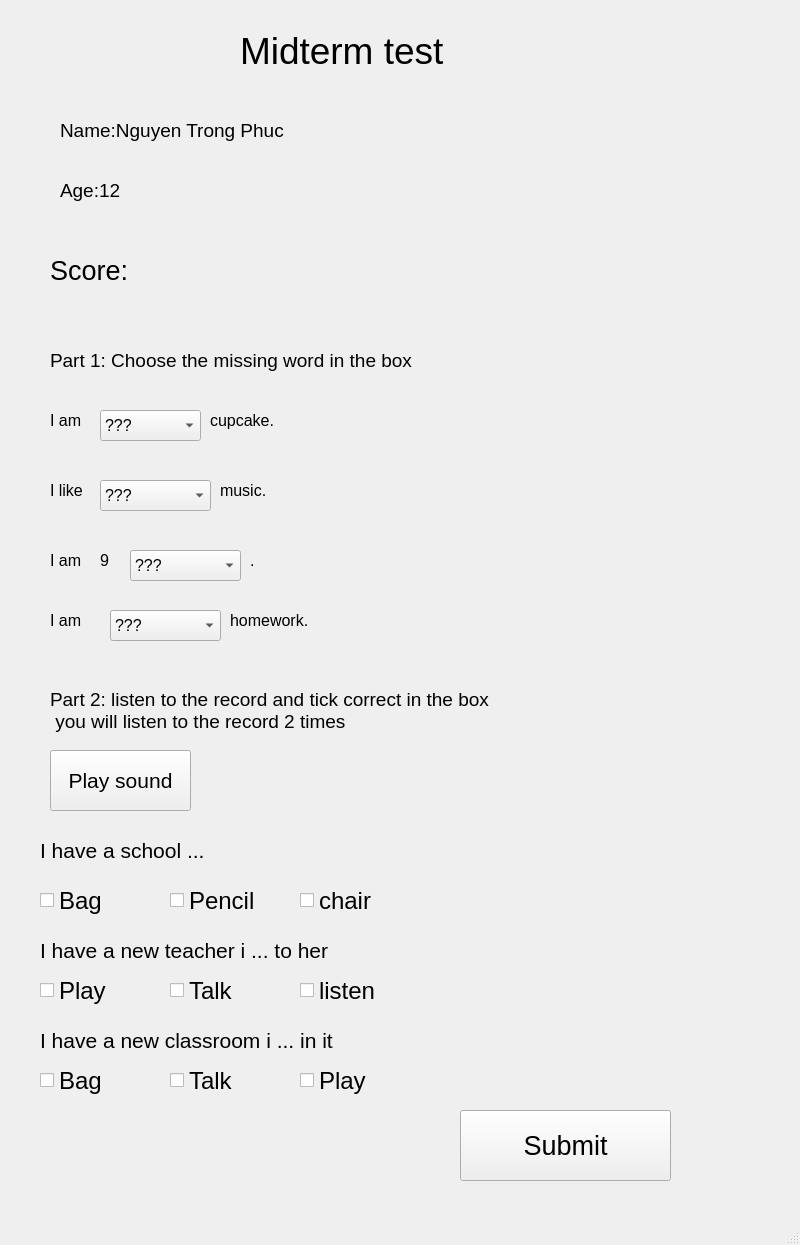
<?xml version="1.0" encoding="UTF-8"?>
<ui version="4.0">
 <class>MainWindow</class>
 <widget class="QMainWindow" name="MainWindow">
  <property name="geometry">
   <rect>
    <x>0</x>
    <y>0</y>
    <width>800</width>
    <height>1245</height>
   </rect>
  </property>
  <property name="windowTitle">
   <string>MainWindow</string>
  </property>
  <widget class="QWidget" name="centralwidget">
   <widget class="QLabel" name="label_10">
    <property name="geometry">
     <rect>
      <x>220</x>
      <y>470</y>
      <width>81</width>
      <height>41</height>
     </rect>
    </property>
    <property name="font">
     <font>
      <pointsize>12</pointsize>
     </font>
    </property>
    <property name="text">
     <string>music.</string>
    </property>
   </widget>
   <widget class="QComboBox" name="comboBox">
    <property name="geometry">
     <rect>
      <x>100</x>
      <y>410</y>
      <width>101</width>
      <height>31</height>
     </rect>
    </property>
    <property name="font">
     <font>
      <pointsize>12</pointsize>
     </font>
    </property>
    <item>
     <property name="text">
      <string>???</string>
     </property>
    </item>
    <item>
     <property name="text">
      <string>playing</string>
     </property>
    </item>
    <item>
     <property name="text">
      <string>eating</string>
     </property>
    </item>
    <item>
     <property name="text">
      <string>hearing</string>
     </property>
    </item>
    <item>
     <property name="text">
      <string>walking</string>
     </property>
    </item>
   </widget>
   <widget class="QLabel" name="label_13">
    <property name="geometry">
     <rect>
      <x>230</x>
      <y>600</y>
      <width>121</width>
      <height>41</height>
     </rect>
    </property>
    <property name="font">
     <font>
      <pointsize>12</pointsize>
     </font>
    </property>
    <property name="text">
     <string>homework.</string>
    </property>
   </widget>
   <widget class="QLabel" name="label_14">
    <property name="geometry">
     <rect>
      <x>50</x>
      <y>600</y>
      <width>51</width>
      <height>41</height>
     </rect>
    </property>
    <property name="font">
     <font>
      <pointsize>12</pointsize>
     </font>
    </property>
    <property name="text">
     <string>I am</string>
    </property>
   </widget>
   <widget class="QLabel" name="label_15">
    <property name="geometry">
     <rect>
      <x>250</x>
      <y>540</y>
      <width>81</width>
      <height>41</height>
     </rect>
    </property>
    <property name="font">
     <font>
      <pointsize>12</pointsize>
     </font>
    </property>
    <property name="text">
     <string>.</string>
    </property>
   </widget>
   <widget class="QComboBox" name="comboBox_3">
    <property name="geometry">
     <rect>
      <x>130</x>
      <y>550</y>
      <width>111</width>
      <height>31</height>
     </rect>
    </property>
    <property name="font">
     <font>
      <pointsize>12</pointsize>
     </font>
    </property>
    <item>
     <property name="text">
      <string>???</string>
     </property>
    </item>
    <item>
     <property name="text">
      <string>years old</string>
     </property>
    </item>
    <item>
     <property name="text">
      <string>eating</string>
     </property>
    </item>
    <item>
     <property name="text">
      <string>doing</string>
     </property>
    </item>
    <item>
     <property name="text">
      <string>watching</string>
     </property>
    </item>
   </widget>
   <widget class="QComboBox" name="comboBox_4">
    <property name="geometry">
     <rect>
      <x>110</x>
      <y>610</y>
      <width>111</width>
      <height>31</height>
     </rect>
    </property>
    <property name="font">
     <font>
      <pointsize>12</pointsize>
     </font>
    </property>
    <item>
     <property name="text">
      <string>???</string>
     </property>
    </item>
    <item>
     <property name="text">
      <string>years old</string>
     </property>
    </item>
    <item>
     <property name="text">
      <string>playing</string>
     </property>
    </item>
    <item>
     <property name="text">
      <string>eating</string>
     </property>
    </item>
    <item>
     <property name="text">
      <string>doing</string>
     </property>
    </item>
   </widget>
   <widget class="QLabel" name="label_11">
    <property name="geometry">
     <rect>
      <x>100</x>
      <y>540</y>
      <width>21</width>
      <height>41</height>
     </rect>
    </property>
    <property name="font">
     <font>
      <pointsize>12</pointsize>
     </font>
    </property>
    <property name="text">
     <string>9</string>
    </property>
   </widget>
   <widget class="QLabel" name="label_5">
    <property name="geometry">
     <rect>
      <x>50</x>
      <y>330</y>
      <width>441</width>
      <height>61</height>
     </rect>
    </property>
    <property name="font">
     <font>
      <pointsize>14</pointsize>
     </font>
    </property>
    <property name="text">
     <string>Part 1: Choose the missing word in the box</string>
    </property>
   </widget>
   <widget class="QLabel" name="label_12">
    <property name="geometry">
     <rect>
      <x>50</x>
      <y>540</y>
      <width>51</width>
      <height>41</height>
     </rect>
    </property>
    <property name="font">
     <font>
      <pointsize>12</pointsize>
     </font>
    </property>
    <property name="text">
     <string>I am</string>
    </property>
   </widget>
   <widget class="QComboBox" name="comboBox_2">
    <property name="geometry">
     <rect>
      <x>100</x>
      <y>480</y>
      <width>111</width>
      <height>31</height>
     </rect>
    </property>
    <property name="font">
     <font>
      <pointsize>12</pointsize>
     </font>
    </property>
    <item>
     <property name="text">
      <string>???</string>
     </property>
    </item>
    <item>
     <property name="text">
      <string>doing</string>
     </property>
    </item>
    <item>
     <property name="text">
      <string>watching</string>
     </property>
    </item>
    <item>
     <property name="text">
      <string>listening to</string>
     </property>
    </item>
    <item>
     <property name="text">
      <string>playing</string>
     </property>
    </item>
   </widget>
   <widget class="QLabel" name="label">
    <property name="geometry">
     <rect>
      <x>240</x>
      <y>10</y>
      <width>271</width>
      <height>81</height>
     </rect>
    </property>
    <property name="font">
     <font>
      <pointsize>28</pointsize>
     </font>
    </property>
    <property name="text">
     <string>Midterm test</string>
    </property>
   </widget>
   <widget class="QLabel" name="label_2">
    <property name="geometry">
     <rect>
      <x>60</x>
      <y>100</y>
      <width>271</width>
      <height>61</height>
     </rect>
    </property>
    <property name="font">
     <font>
      <pointsize>14</pointsize>
     </font>
    </property>
    <property name="text">
     <string>Name:Nguyen Trong Phuc</string>
    </property>
   </widget>
   <widget class="QLabel" name="label_9">
    <property name="geometry">
     <rect>
      <x>50</x>
      <y>470</y>
      <width>51</width>
      <height>41</height>
     </rect>
    </property>
    <property name="font">
     <font>
      <pointsize>12</pointsize>
     </font>
    </property>
    <property name="text">
     <string>I like</string>
    </property>
   </widget>
   <widget class="QLabel" name="label_4">
    <property name="geometry">
     <rect>
      <x>50</x>
      <y>230</y>
      <width>91</width>
      <height>81</height>
     </rect>
    </property>
    <property name="font">
     <font>
      <pointsize>20</pointsize>
     </font>
    </property>
    <property name="text">
     <string>Score:</string>
    </property>
   </widget>
   <widget class="QLabel" name="label_6">
    <property name="geometry">
     <rect>
      <x>50</x>
      <y>680</y>
      <width>581</width>
      <height>61</height>
     </rect>
    </property>
    <property name="font">
     <font>
      <pointsize>14</pointsize>
     </font>
    </property>
    <property name="text">
     <string>Part 2: listen to the record and tick correct in the box
 you will listen to the record 2 times</string>
    </property>
   </widget>
   <widget class="QLabel" name="label_3">
    <property name="geometry">
     <rect>
      <x>60</x>
      <y>160</y>
      <width>81</width>
      <height>61</height>
     </rect>
    </property>
    <property name="font">
     <font>
      <pointsize>14</pointsize>
     </font>
    </property>
    <property name="text">
     <string>Age:12</string>
    </property>
   </widget>
   <widget class="QLabel" name="label_7">
    <property name="geometry">
     <rect>
      <x>50</x>
      <y>400</y>
      <width>41</width>
      <height>41</height>
     </rect>
    </property>
    <property name="font">
     <font>
      <pointsize>12</pointsize>
     </font>
    </property>
    <property name="text">
     <string>I am</string>
    </property>
   </widget>
   <widget class="QLabel" name="label_8">
    <property name="geometry">
     <rect>
      <x>210</x>
      <y>400</y>
      <width>81</width>
      <height>41</height>
     </rect>
    </property>
    <property name="font">
     <font>
      <pointsize>12</pointsize>
     </font>
    </property>
    <property name="text">
     <string>cupcake.</string>
    </property>
   </widget>
   <widget class="QPushButton" name="pushButton">
    <property name="geometry">
     <rect>
      <x>50</x>
      <y>750</y>
      <width>141</width>
      <height>61</height>
     </rect>
    </property>
    <property name="font">
     <font>
      <pointsize>16</pointsize>
     </font>
    </property>
    <property name="text">
     <string>Play sound</string>
    </property>
   </widget>
   <widget class="QPushButton" name="pushButton_2">
    <property name="geometry">
     <rect>
      <x>460</x>
      <y>1110</y>
      <width>211</width>
      <height>71</height>
     </rect>
    </property>
    <property name="font">
     <font>
      <pointsize>20</pointsize>
     </font>
    </property>
    <property name="text">
     <string>Submit</string>
    </property>
   </widget>
   <widget class="QCheckBox" name="checkBox">
    <property name="geometry">
     <rect>
      <x>40</x>
      <y>880</y>
      <width>81</width>
      <height>41</height>
     </rect>
    </property>
    <property name="font">
     <font>
      <pointsize>18</pointsize>
     </font>
    </property>
    <property name="text">
     <string>Bag</string>
    </property>
   </widget>
   <widget class="QCheckBox" name="checkBox_2">
    <property name="geometry">
     <rect>
      <x>170</x>
      <y>880</y>
      <width>101</width>
      <height>41</height>
     </rect>
    </property>
    <property name="font">
     <font>
      <pointsize>18</pointsize>
     </font>
    </property>
    <property name="text">
     <string>Pencil</string>
    </property>
   </widget>
   <widget class="QCheckBox" name="checkBox_3">
    <property name="geometry">
     <rect>
      <x>300</x>
      <y>880</y>
      <width>91</width>
      <height>41</height>
     </rect>
    </property>
    <property name="font">
     <font>
      <pointsize>18</pointsize>
     </font>
    </property>
    <property name="text">
     <string>chair</string>
    </property>
   </widget>
   <widget class="QLabel" name="label_16">
    <property name="geometry">
     <rect>
      <x>40</x>
      <y>820</y>
      <width>211</width>
      <height>61</height>
     </rect>
    </property>
    <property name="font">
     <font>
      <pointsize>16</pointsize>
     </font>
    </property>
    <property name="text">
     <string>I have a school ...</string>
    </property>
   </widget>
   <widget class="QLabel" name="label_17">
    <property name="geometry">
     <rect>
      <x>40</x>
      <y>920</y>
      <width>381</width>
      <height>61</height>
     </rect>
    </property>
    <property name="font">
     <font>
      <pointsize>16</pointsize>
     </font>
    </property>
    <property name="text">
     <string>I have a new teacher i ... to her</string>
    </property>
   </widget>
   <widget class="QCheckBox" name="checkBox_4">
    <property name="geometry">
     <rect>
      <x>40</x>
      <y>970</y>
      <width>81</width>
      <height>41</height>
     </rect>
    </property>
    <property name="font">
     <font>
      <pointsize>18</pointsize>
     </font>
    </property>
    <property name="text">
     <string>Play</string>
    </property>
   </widget>
   <widget class="QCheckBox" name="checkBox_5">
    <property name="geometry">
     <rect>
      <x>170</x>
      <y>970</y>
      <width>81</width>
      <height>41</height>
     </rect>
    </property>
    <property name="font">
     <font>
      <pointsize>18</pointsize>
     </font>
    </property>
    <property name="text">
     <string>Talk</string>
    </property>
   </widget>
   <widget class="QCheckBox" name="checkBox_6">
    <property name="geometry">
     <rect>
      <x>300</x>
      <y>970</y>
      <width>91</width>
      <height>41</height>
     </rect>
    </property>
    <property name="font">
     <font>
      <pointsize>18</pointsize>
     </font>
    </property>
    <property name="text">
     <string>listen</string>
    </property>
   </widget>
   <widget class="QCheckBox" name="checkBox_7">
    <property name="geometry">
     <rect>
      <x>170</x>
      <y>1060</y>
      <width>81</width>
      <height>41</height>
     </rect>
    </property>
    <property name="font">
     <font>
      <pointsize>18</pointsize>
     </font>
    </property>
    <property name="text">
     <string>Talk</string>
    </property>
   </widget>
   <widget class="QLabel" name="label_18">
    <property name="geometry">
     <rect>
      <x>40</x>
      <y>1010</y>
      <width>381</width>
      <height>61</height>
     </rect>
    </property>
    <property name="font">
     <font>
      <pointsize>16</pointsize>
     </font>
    </property>
    <property name="text">
     <string>I have a new classroom i ... in it</string>
    </property>
   </widget>
   <widget class="QCheckBox" name="checkBox_8">
    <property name="geometry">
     <rect>
      <x>40</x>
      <y>1060</y>
      <width>81</width>
      <height>41</height>
     </rect>
    </property>
    <property name="font">
     <font>
      <pointsize>18</pointsize>
     </font>
    </property>
    <property name="text">
     <string>Bag</string>
    </property>
   </widget>
   <widget class="QCheckBox" name="checkBox_9">
    <property name="geometry">
     <rect>
      <x>300</x>
      <y>1060</y>
      <width>91</width>
      <height>41</height>
     </rect>
    </property>
    <property name="font">
     <font>
      <pointsize>18</pointsize>
     </font>
    </property>
    <property name="text">
     <string>Play</string>
    </property>
   </widget>
  </widget>
  <widget class="QMenuBar" name="menubar">
   <property name="geometry">
    <rect>
     <x>0</x>
     <y>0</y>
     <width>800</width>
     <height>26</height>
    </rect>
   </property>
  </widget>
  <widget class="QStatusBar" name="statusbar"/>
 </widget>
 <resources/>
 <connections/>
</ui>
